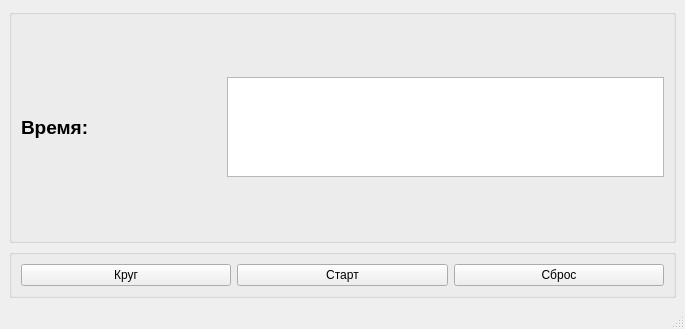
<?xml version="1.0" encoding="UTF-8"?>
<ui version="4.0">
 <class>MainWindow</class>
 <widget class="QMainWindow" name="MainWindow">
  <property name="geometry">
   <rect>
    <x>0</x>
    <y>0</y>
    <width>685</width>
    <height>329</height>
   </rect>
  </property>
  <property name="windowTitle">
   <string>Секундомер</string>
  </property>
  <widget class="QWidget" name="centralwidget">
   <layout class="QVBoxLayout" name="verticalLayout">
    <item>
     <widget class="QGroupBox" name="gB_time">
      <property name="title">
       <string/>
      </property>
      <layout class="QHBoxLayout" name="horizontalLayout">
       <item>
        <widget class="QLabel" name="lb_time">
         <property name="sizePolicy">
          <sizepolicy hsizetype="Minimum" vsizetype="Preferred">
           <horstretch>0</horstretch>
           <verstretch>0</verstretch>
          </sizepolicy>
         </property>
         <property name="minimumSize">
          <size>
           <width>200</width>
           <height>0</height>
          </size>
         </property>
         <property name="font">
          <font>
           <pointsize>14</pointsize>
           <bold>true</bold>
          </font>
         </property>
         <property name="tabletTracking">
          <bool>true</bool>
         </property>
         <property name="text">
          <string>Время:</string>
         </property>
         <property name="wordWrap">
          <bool>false</bool>
         </property>
         <property name="margin">
          <number>0</number>
         </property>
         <property name="indent">
          <number>-1</number>
         </property>
         <property name="openExternalLinks">
          <bool>false</bool>
         </property>
        </widget>
       </item>
       <item>
        <widget class="QTextBrowser" name="textB_time">
         <property name="minimumSize">
          <size>
           <width>0</width>
           <height>0</height>
          </size>
         </property>
         <property name="maximumSize">
          <size>
           <width>16777215</width>
           <height>100</height>
          </size>
         </property>
         <property name="font">
          <font>
           <pointsize>14</pointsize>
           <bold>true</bold>
          </font>
         </property>
         <property name="lineWidth">
          <number>3</number>
         </property>
        </widget>
       </item>
      </layout>
     </widget>
    </item>
    <item>
     <widget class="QGroupBox" name="gB_button">
      <property name="title">
       <string/>
      </property>
      <layout class="QHBoxLayout" name="horizontalLayout_2">
       <item>
        <widget class="QPushButton" name="pButton_cikle">
         <property name="text">
          <string>Круг</string>
         </property>
        </widget>
       </item>
       <item>
        <widget class="QPushButton" name="pButton_start">
         <property name="text">
          <string>Старт</string>
         </property>
        </widget>
       </item>
       <item>
        <widget class="QPushButton" name="pButton_reset">
         <property name="text">
          <string>Сброс</string>
         </property>
        </widget>
       </item>
      </layout>
     </widget>
    </item>
   </layout>
  </widget>
  <widget class="QMenuBar" name="menubar">
   <property name="geometry">
    <rect>
     <x>0</x>
     <y>0</y>
     <width>685</width>
     <height>21</height>
    </rect>
   </property>
  </widget>
  <widget class="QStatusBar" name="statusbar"/>
 </widget>
 <resources/>
 <connections/>
</ui>
